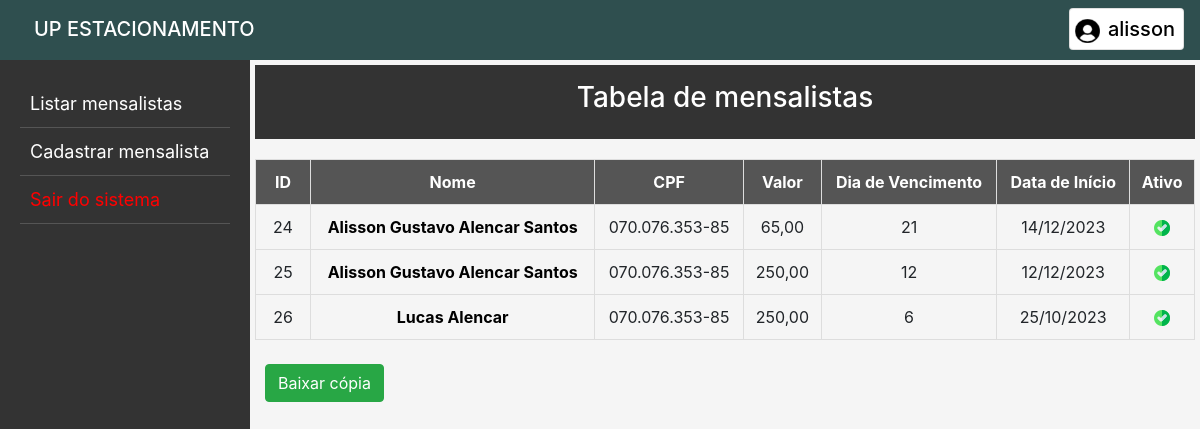
The app's page / (signed in), older data.
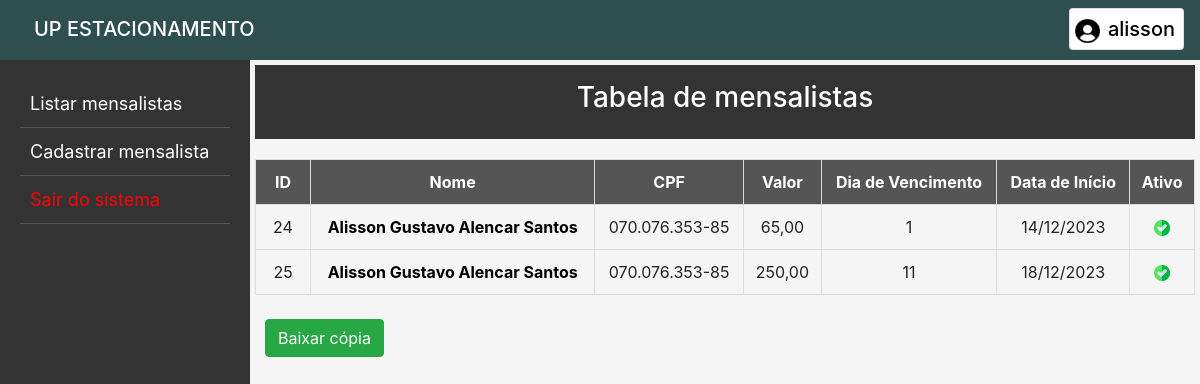
The same page, newer data.
### app_estacionamento/models.py (models this page shows, shortened)
class Mensalista(models.Model):
    id = models.AutoField(primary_key=True)
    situacao = models.BooleanField('Ativo', default=True)
    nome = models.CharField('Nome *', max_length=50)
    cpf = models.CharField('CPF *', max_length=14)
    valor = models.DecimalField('Valor *', max_digits=8, decimal_places=2)
    data_inicial = models.DateField('Data de início *')
    dia_vencimento = models.IntegerField('Dia de vencimento *')
    cep = models.CharField('CEP', max_length=9, blank=True)
    endereco = models.CharField('Endereço', max_length=255)
    bairro = models.CharField('Bairro', max_length=255)
    cidade = models.CharField('Cidade', max_length=255)
    uf = models.CharField('UF', max_length=2)
    obs = models.TextField('Observações', max_length=500, blank=True)

### app_estacionamento/views.py (the view)
# urls.py: path('', views.index, name='index'),
@login_required(login_url="login/")
def index(request):
    mensalistas = Mensalista.objects.order_by("nome")
    conteudo = {"mensalistas": mensalistas}
    return render(request, "index.html", conteudo)

### app_estacionamento/templates/index.html (shortened to what this page needs)
{% extends 'base.html' %}
{% block inicio %}
<center>
    <header>
        <h3>Tabela de mensalistas</h3>
    </header>
    <table>
        <thead>
            <tr>
                <th scope="col" style="width: 55px;">ID</th>
                <th scope="col"><a href="{% url 'index' %}" style="color: white;">Nome</a></th>
                <th scope="col">CPF</th>
                <th scope="col">Valor</th>
                <th scope="col"><a href="{% url 'order_by_vencimento' %}" style="color: white;">Dia de Vencimento</a></th>
                <th scope="col">Data de Início</th>
                <th scope="col">Ativo</th>
            </tr>
        </thead>
        <tbody>
            {% for mensalista in mensalistas %}
            {% if mensalista.situacao == True %}
                <tr>
                    <td>{{ mensalista.id }}</td>
                    <td><a href="{% url 'mensalista' mensalista.id %}" style="color: black;"><strong>{{ mensalista.nome|title }}</strong></a></td>
                    <td>{{ mensalista.cpf }}</td>
                    <td>{{ mensalista.valor }}</td>
                    <td>{{ mensalista.dia_vencimento }}</td>
                    <td>{{ mensalista.data_inicial|date:"d/m/Y" }}</td>
                    <td><img src="../static/img/true.png" alt=""></td>
                </tr>
            {% endif %}
            {% endfor %}
        </tbody>
    </table>
    <br>
</center>
<a style="margin-left: 10px;" class="btn btn-success" href="{% url 'to_excel' %}">Baixar cópia</a>
{% endblock %}

### app_estacionamento/templates/base.html (shortened to what this page needs)
{% load bootstrap4 %}
<!DOCTYPE html>
<html lang="pt-br">
<head>
    {% bootstrap_css %}
</head>
<body>
    <nav id="nav" class="navbar">
        <strong class="navbar-brand mb-0 h1" style="margin-left: 18px;">UP ESTACIONAMENTO</strong>
        <a href="{% url 'usuario' %}">
            <div class="card">
                <span class="navbar-brand mb-0 h1" style="margin-left: 5px; margin-right: 8px;"><img src="../static/img/user.png" alt="user"
                        width="25px" height="24" style="margin-right: 8px;">{{ user }}</span>
            </div>
        </a>
    </nav>
    <div id="div_container">
        <div id="sidebar">
            <a href="{% url 'index' %}">Listar mensalistas</a>
            <a href="{% url 'cadastrar_mensalista' %}">Cadastrar mensalista</a>
            <a href="{% url 'logout' %}" style="color: red;" onclick="return confirm('Deseja sair?')">Sair
                do sistema</a>
        </div>
        <div id="content">
            {% block inicio %}
            {% endblock %}
        </div>
    </div>
</body>
</html>

### app_estacionamento/templates/base.html (style rules this page uses)
body { margin: 0; padding: 0; background-color: #f5f5f5; height: 100vh; }
#div_container { display: grid; grid-template-columns: 250px 1fr; height: 100%; }
#sidebar { background: #333; color: white; padding: 20px; }
#sidebar a { text-decoration: none; font-size: 18px; color: #fff; display: block; padding: 10px; border-bottom: 1px solid #555; transition: background 0.3s; }
#content { padding: 5px; }
#nav { background-color: darkslategray; color: white; height: 60px; padding-bottom: 10px; }
.card { color: black; }

### app_estacionamento/templates/index.html (style rules this page uses)
header { background-color: #333; color: #fff; text-align: center; padding: 1em; }
table { width: 100%; text-align: center; border-collapse: collapse; margin-top: 20px; }
th, td { border: 1px solid #ddd; padding: 10px; }
th { background-color: #555; color: white; }

Row changes from the older to the newer data that the page shows:
removed Mensalista: id "26", nome "Lucas Alencar", cpf "070.076.353-85", valor "250,00", dia_vencimento "6", data_inicial "25/10/2023", situacao True (drawn)
changed Mensalista id 24: dia_vencimento "21" → "1"
changed Mensalista id 25: dia_vencimento "12" → "11"; data_inicial "12/12/2023" → "18/12/2023"
